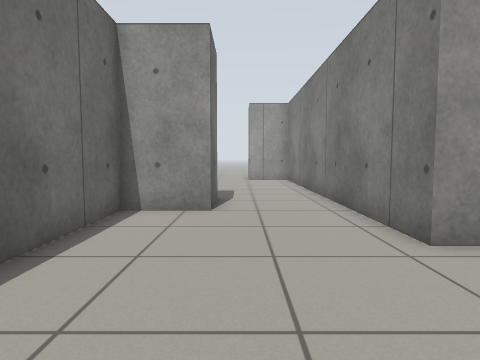
[1] (above)

16 first-person views from a walk through a robot-simulator world made for Gazebo. The camera is 0.72 m above the floor, tilts 4° down and sees 75° across. The floor is counted in squares, 0.5 m on a side. Each view is taken from the middle of a square. On the plan, view 1 faces up. The plan holds only what a view shows up to about 15 squares ahead; the rest is blank.

[2]
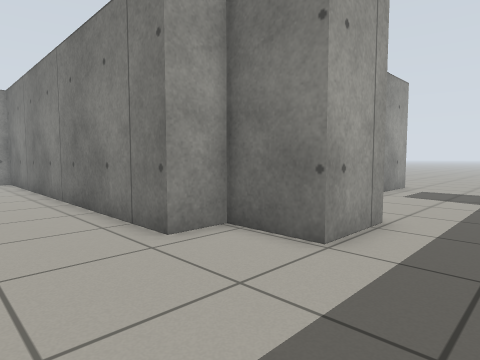

[3]
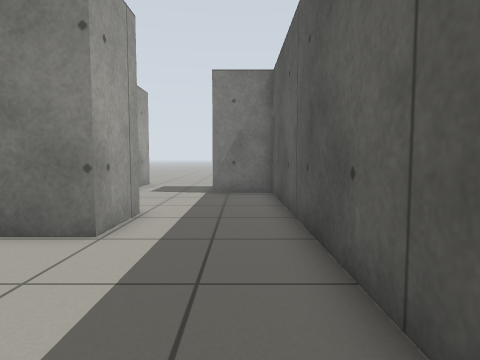

[4]
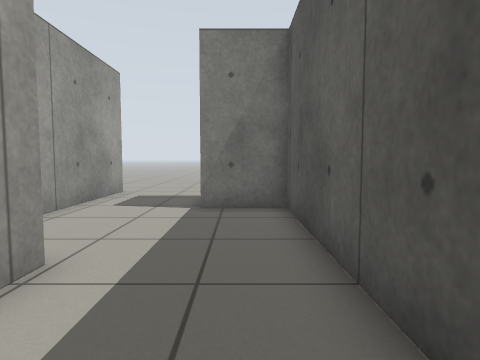

[5]
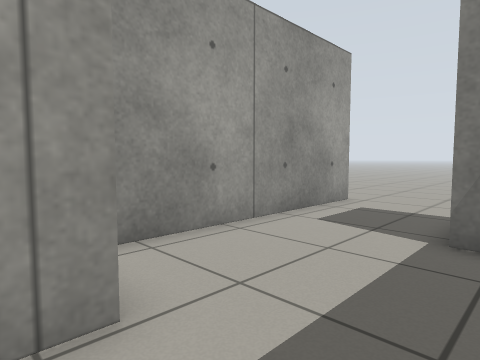

[6]
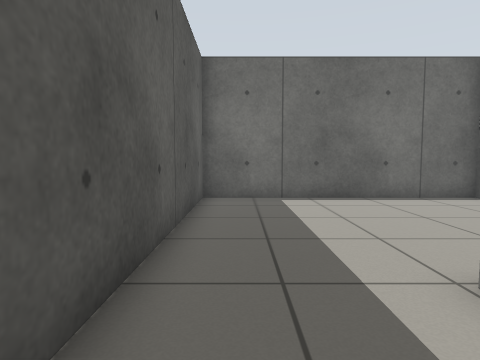

[7]
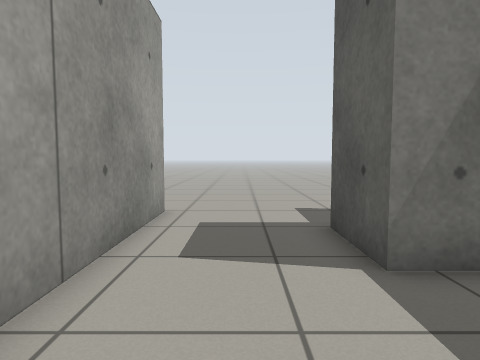

[8]
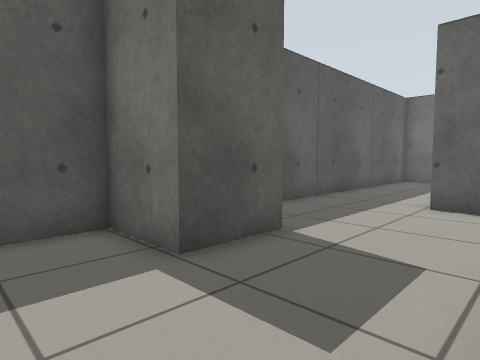

[9]
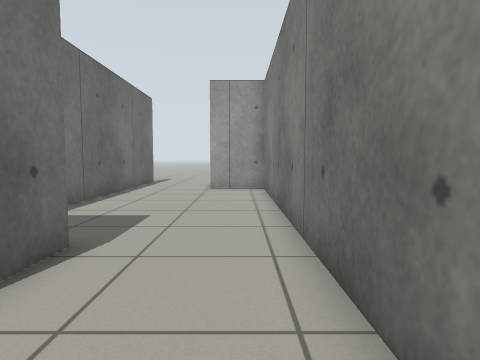

[10]
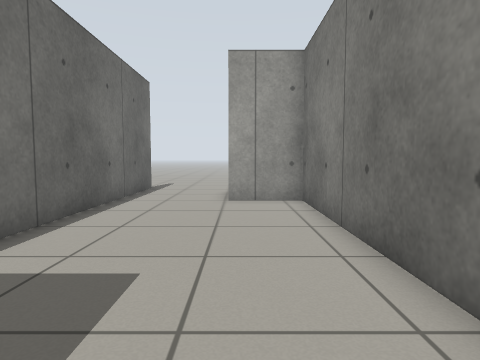

[11]
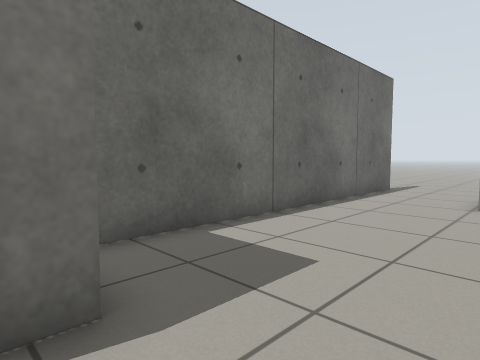

[12]
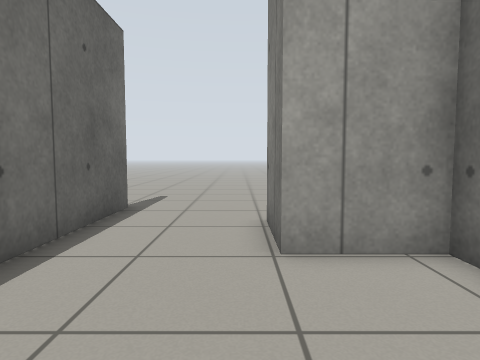

[13]
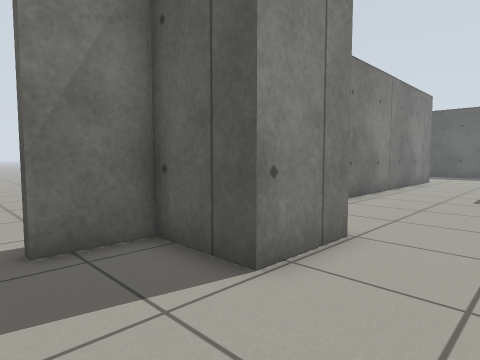

[14]
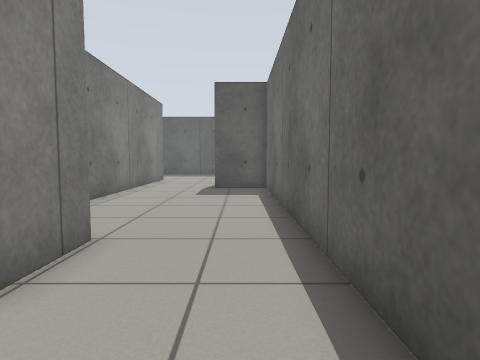

[15]
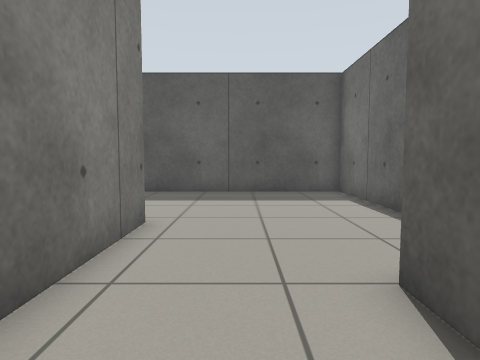

[16]
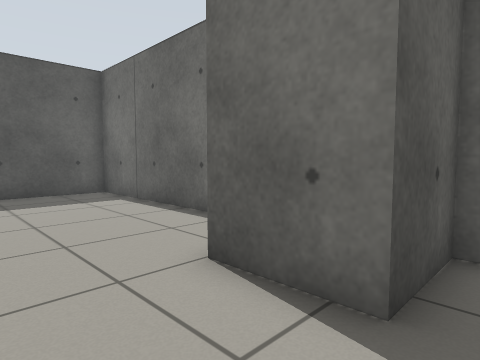

### Floor plan
Key: @ floor where view 1 was taken; # wall or solid block; . floor.
Columns run from 3 left of view 1 to 18 right of it. Each row starts with its distance up from view 1.
 26 ......
 25 #.....#......
 24 #.....#   .........
 23 #...###          ..
 22 #...###
 21 #...###
 20 #.....#
 19 #.....#
 18 #.....#
 17 #.....#
 16 #.....#
 15 #.....#
 14 #.....#
 13 #.....#
 12 #.....#
 11 ###...#
 10 ###...#
  9 ###...#
  8 #.....#
  7 #.....#
  6 #.....#
  5 #.....### ##########..
  4 #.......###...........
  3 #.......###...........
  2 #.....................
  1 #..............###....
  0 #..@...........###....
 -1 ####################

Where each view was taken, in squares from view 1:
view 1: 0 up, 0 right, facing up
view 2: 0 up, 0 right, facing up-right
view 3: 0 up, 1 left, facing right
view 4: 0 up, 3 right, facing right
view 5: 0 up, 6 right, facing up-right
view 6: 0 up, 8 right, facing left
view 7: 3 up, 8 right, facing right
view 8: 5 up, 17 right, facing down-left
view 9: 6 up, 2 right, facing up
view 10: 10 up, 1 right, facing up
view 11: 10 up, 2 right, facing up-left
view 12: 16 up, 0 right, facing up
view 13: 26 up, 2 left, facing down-right
view 14: 26 up, 2 left, facing down
view 15: 12 up, 1 right, facing down
view 16: 12 up, 2 right, facing down-left
